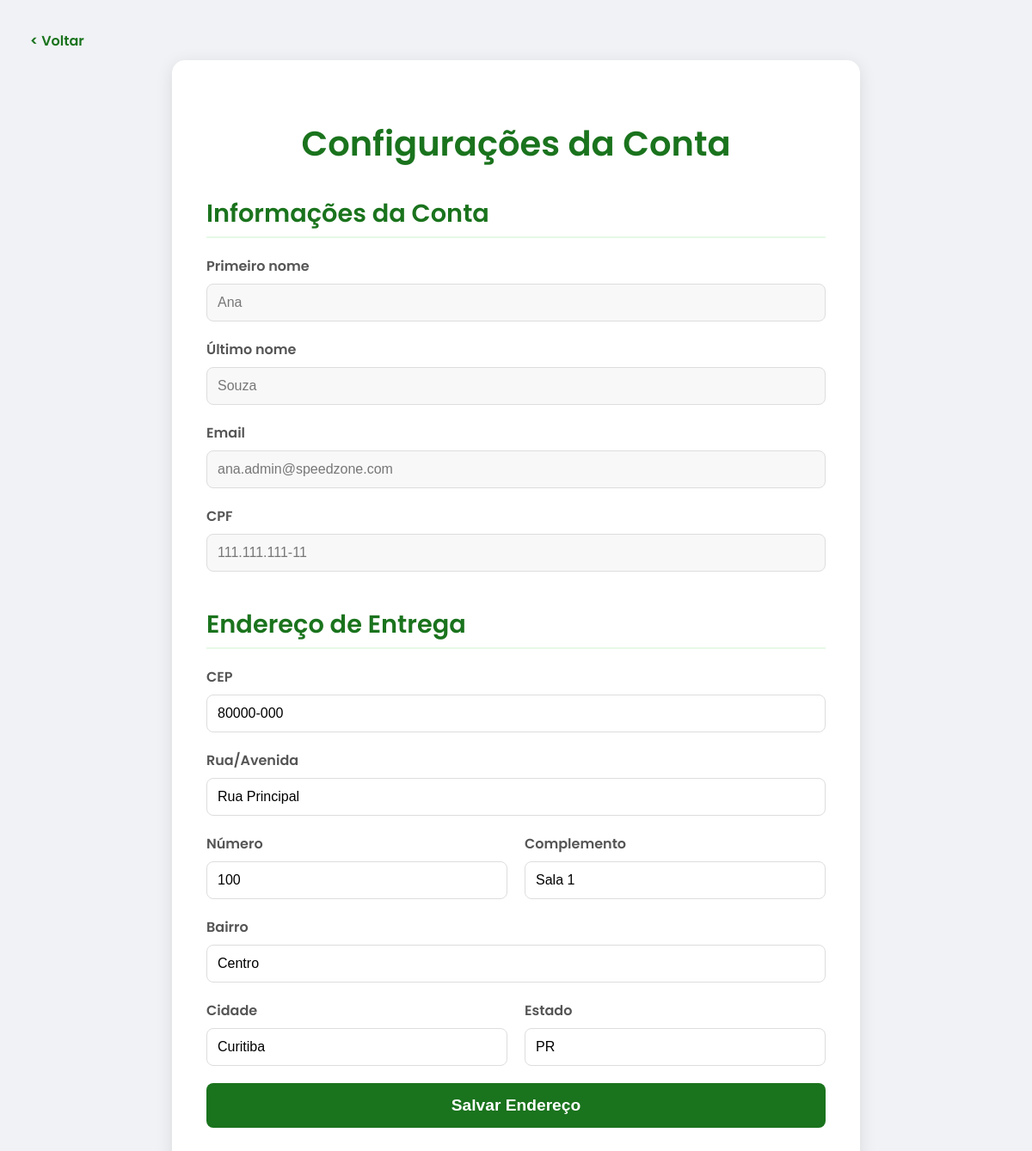
Screenshot of /config.php (signed in) with the database file from the repository.
### tables this page shows
CREATE TABLE IF NOT EXISTS usuario(
id_usuario INT PRIMARY KEY AUTO_INCREMENT,
primeiro_nome VARCHAR(50),
ultimo_nome VARCHAR(50),
email VARCHAR(150) UNIQUE,
cpf VARCHAR(14) UNIQUE,
cargo ENUM('Funcionario', 'Administrador', 'Cliente'),
status_conta ENUM('Ativo','Bloqueado','Desativado'),
cep VARCHAR(9),
rua VARCHAR(150),
numero INT,
complemento VARCHAR(100),
bairro VARCHAR(100),
cidade VARCHAR(150),
estado VARCHAR(3),
senha VARCHAR(255),
CREATED_AT TIMESTAMP DEFAULT CURRENT_TIMESTAMP
);

### config.php (the view, shortened to what this page needs)
<?php
require_once 'connection.php';
$user_id = $_SESSION['user_id'];
$user_data = [];
$sql_select = "SELECT * FROM usuario WHERE id_usuario = ?";
if ($stmt_select = $conn->prepare($sql_select)) {
    $stmt_select->bind_param("i", $user_id);
    $stmt_select->execute();
    $result = $stmt_select->get_result();
    if ($result->num_rows === 1) {
        $user_data = $result->fetch_assoc();
        $cpf_raw = preg_replace('/\D/', '', $user_data['cpf']);
        $cpf_display = (strlen($cpf_raw) === 11) ? preg_replace('/(\d{3})(\d{3})(\d{3})(\d{2})/', '$1.$2.$3-$4', $cpf_raw) : $user_data['cpf'];
        $cep_raw = preg_replace('/\D/', '', $user_data['cep'] ?? '');
        $cep_display = (strlen($cep_raw) === 8) ? preg_replace('/(\d{5})(\d{3})/', '$1-$2', $cep_raw) : $user_data['cep'];
    } else {
        session_destroy();
        header("Location: login.php");
        exit;
    }
} else {
    $error = "Erro ao carregar os dados do usuário.";
}
?>
<!DOCTYPE html>
<html lang="pt-br">
<head>
    <link rel="stylesheet" href="config.css">
</head>
<body>
    <a href="index.php" class="back-btn">&lt; Voltar</a>
    <div class="container">
        <h1 class="page-title">Configurações da Conta</h1>
        <section class="config-section">
            <h2 class="section-title">Informações da Conta</h2>
            <form>
                <div class="form-group">
                    <label for="firstName">Primeiro nome</label>
                    <input type="text" id="firstName" value="<?= htmlspecialchars($user_data['primeiro_nome'] ?? '') ?>" disabled>
                </div>
                <div class="form-group">
                    <label for="lastName">Último nome</label>
                    <input type="text" id="lastName" value="<?= htmlspecialchars($user_data['ultimo_nome'] ?? '') ?>" disabled>
                </div>
                <div class="form-group">
                    <label for="email">Email</label>
                    <input type="email" id="email" value="<?= htmlspecialchars($user_data['email'] ?? '') ?>" disabled>
                </div>
                <div class="form-group">
                    <label for="cpf">CPF</label>
                    <input type="text" id="cpf" value="<?= htmlspecialchars($cpf_display ?? '') ?>" disabled>
                </div>
            </form>
        </section>
        <section class="config-section">
            <h2 class="section-title">Endereço de Entrega</h2>
            <form action="config.php" method="POST">
                <div class="form-group">
                    <label for="cep">CEP</label>
                    <input type="text" id="cep" name="cep" maxlength="9" placeholder="00000-000" value="<?= htmlspecialchars($cep_display ?? '') ?>" required>
                </div>
                <div class="form-group">
                    <label for="address">Rua/Avenida</label>
                    <input type="text" id="address" name="address" value="<?= htmlspecialchars($user_data['rua'] ?? '') ?>" required>
                </div>
                <div class="form-group-half">
                    <div class="form-group">
                        <label for="number">Número</label>
                        <input type="text" id="number" name="number" value="<?= htmlspecialchars($user_data['numero'] ?? '') ?>" required>
                    </div>
                    <div class="form-group">
                        <label for="complement">Complemento</label>
                        <input type="text" id="complement" name="complement" value="<?= htmlspecialchars($user_data['complemento'] ?? '') ?>">
                    </div>
                </div>
                <div class="form-group">
                    <label for="neighborhood">Bairro</label>
                    <input type="text" id="neighborhood" name="neighborhood" value="<?= htmlspecialchars($user_data['bairro'] ?? '') ?>" required>
                </div>
                <div class="form-group-half">
                    <div class="form-group">
                        <label for="city">Cidade</label>
                        <input type="text" id="city" name="city" value="<?= htmlspecialchars($user_data['cidade'] ?? '') ?>" required>
                    </div>
                    <div class="form-group">
                        <label for="state">Estado</label>
                        <input type="text" id="state" name="state" maxlength="2" value="<?= htmlspecialchars($user_data['estado'] ?? '') ?>" required>
                    </div>
                </div>
                <button type="submit" class="save-btn">Salvar Endereço</button>
            </form>
        </section>
    </div>
</body>
</html>

### config.css (style rules this page uses)
body { font-family: 'Poppins', sans-serif; background-color: #f0f2f5; display: flex; justify-content: center; align-items: flex-start; min-height: 100vh; margin: 0; padding: 20px; box-sizing: border-box; }
.back-btn { position: absolute; top: 25px; left: 25px; font-size: 1rem; color: #1a731d; text-decoration: none; font-weight: 600; padding: 10px; transition: color 0.3s ease; }
.container { width: 100%; max-width: 800px; background-color: #fff; border-radius: 15px; box-shadow: 0 4px 20px rgba(0, 0, 0, 0.1); padding: 40px; box-sizing: border-box; margin-top: 50px; }
.page-title { color: #1a731d; font-size: 2.5rem; font-weight: 600; margin-bottom: 30px; text-align: center; }
.config-section { margin-bottom: 40px; }
.section-title { color: #1a731d; font-size: 1.8rem; font-weight: 600; margin-bottom: 20px; padding-bottom: 5px; border-bottom: 2px solid #e6f9e6; }
.form-group { margin-bottom: 20px; }
.form-group label { display: block; margin-bottom: 8px; color: #555; font-weight: 600; }
.form-group input { width: 100%; padding: 12px; border: 1px solid #ddd; border-radius: 8px; box-sizing: border-box; font-size: 1rem; transition: border-color 0.3s ease; }
.form-group input:disabled { background-color: #f8f8f8; color: #777; cursor: not-allowed; }
.form-group-half { display: flex; gap: 20px; }
.form-group-half .form-group { flex: 1; }
.edit-btn, .save-btn { width: 100%; padding: 15px; background-color: #1a731d; color: #fff; border: none; border-radius: 8px; font-size: 1.2rem; font-weight: 600; cursor: pointer; transition: background-color 0.3s ease; }

### rows the page displays
usuario: primeiro_nome "Ana", ultimo_nome "Souza", email "ana.admin@speedzone.com", cpf "111.111.111-11", cep "80000-000", address "Rua Principal", number "100", complement "Sala 1", neighborhood "Centro", city "Curitiba", state "PR"
